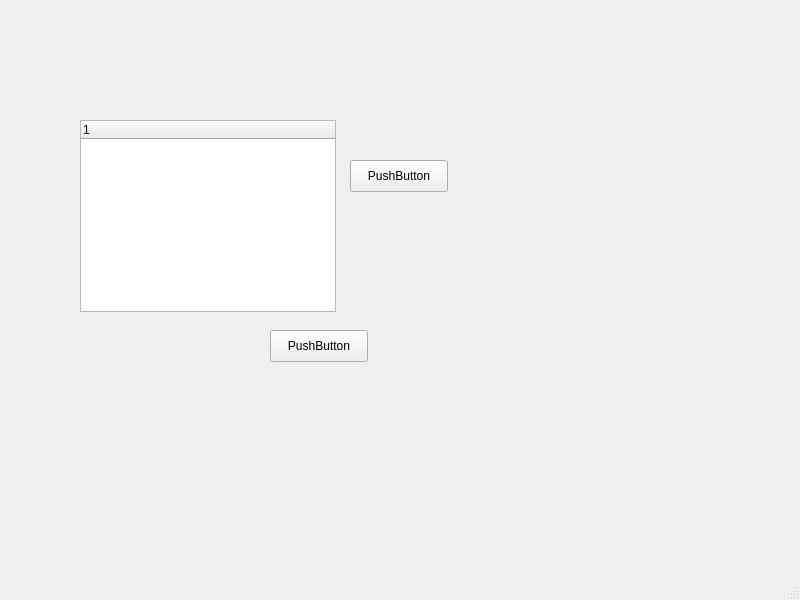
<?xml version="1.0" encoding="UTF-8"?>
<ui version="4.0">
 <class>MainWindow</class>
 <widget class="QMainWindow" name="MainWindow">
  <property name="geometry">
   <rect>
    <x>0</x>
    <y>0</y>
    <width>800</width>
    <height>600</height>
   </rect>
  </property>
  <property name="windowTitle">
   <string>MainWindow</string>
  </property>
  <widget class="QWidget" name="centralwidget">
   <widget class="QLabel" name="logo">
    <property name="geometry">
     <rect>
      <x>0</x>
      <y>0</y>
      <width>801</width>
      <height>571</height>
     </rect>
    </property>
    <property name="text">
     <string/>
    </property>
   </widget>
   <widget class="QPushButton" name="pushButton">
    <property name="geometry">
     <rect>
      <x>350</x>
      <y>160</y>
      <width>98</width>
      <height>32</height>
     </rect>
    </property>
    <property name="text">
     <string>PushButton</string>
    </property>
   </widget>
   <widget class="QPushButton" name="pushButton_2">
    <property name="geometry">
     <rect>
      <x>270</x>
      <y>330</y>
      <width>98</width>
      <height>32</height>
     </rect>
    </property>
    <property name="text">
     <string>PushButton</string>
    </property>
   </widget>
   <widget class="QTreeWidget" name="treeWidget">
    <property name="geometry">
     <rect>
      <x>80</x>
      <y>120</y>
      <width>256</width>
      <height>192</height>
     </rect>
    </property>
    <column>
     <property name="text">
      <string notr="true">1</string>
     </property>
    </column>
   </widget>
  </widget>
  <widget class="QMenuBar" name="menubar">
   <property name="geometry">
    <rect>
     <x>0</x>
     <y>0</y>
     <width>800</width>
     <height>29</height>
    </rect>
   </property>
  </widget>
  <widget class="QStatusBar" name="statusbar"/>
 </widget>
 <resources/>
 <connections/>
</ui>
